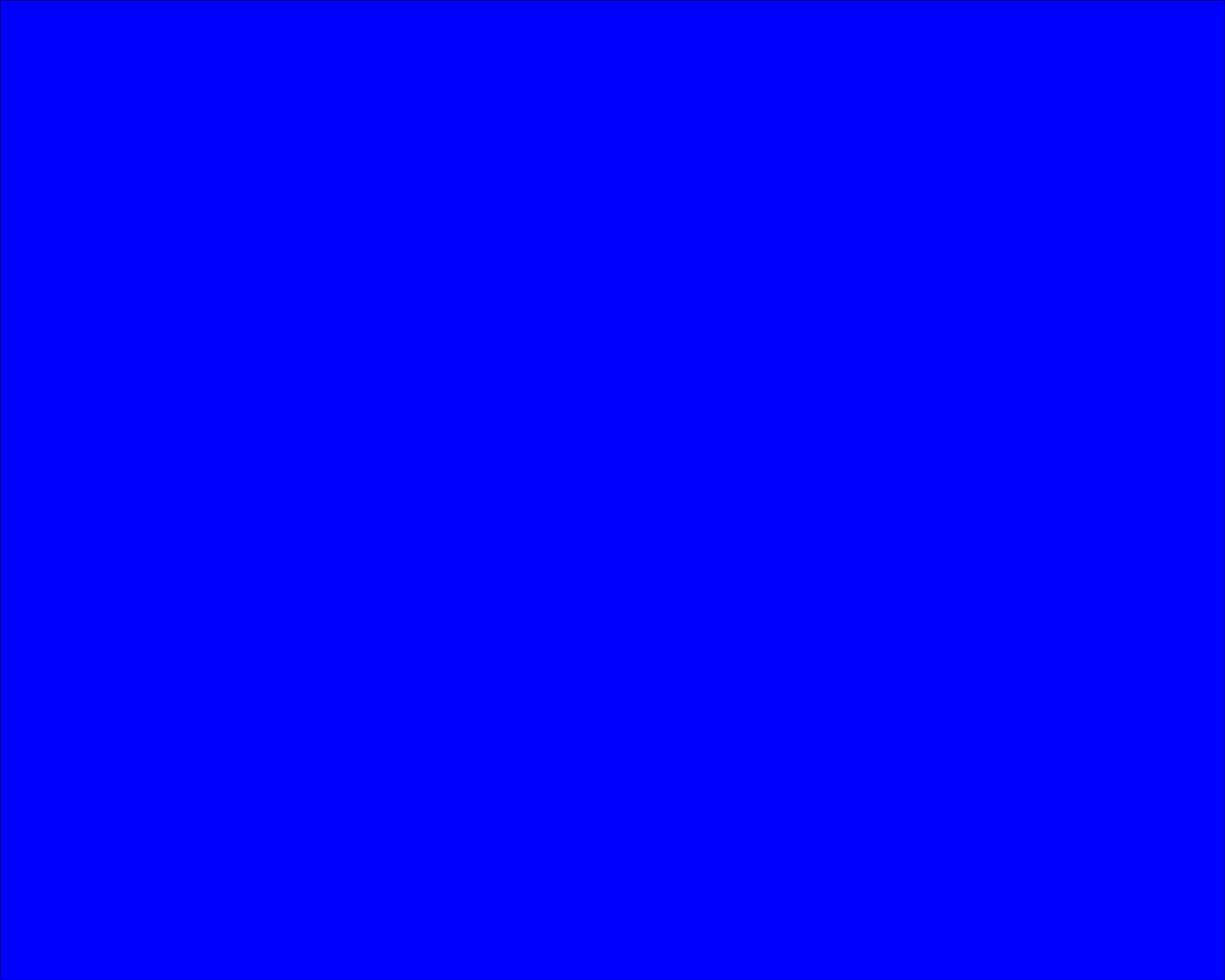
<?xml version="1.0" encoding="UTF-8"?>
<ui version="4.0">
 <class>SplashScreen</class>
 <widget class="QWidget" name="SplashScreen">
  <property name="geometry">
   <rect>
    <x>0</x>
    <y>0</y>
    <width>1280</width>
    <height>1024</height>
   </rect>
  </property>
  <property name="windowTitle">
   <string>Form</string>
  </property>
  <widget class="QFrame" name="frame">
   <property name="geometry">
    <rect>
     <x>0</x>
     <y>0</y>
     <width>1280</width>
     <height>1024</height>
    </rect>
   </property>
   <property name="styleSheet">
    <string notr="true">QFrame  {
	background-color: rgb(0, 0, 255);
}</string>
   </property>
   <property name="frameShape">
    <enum>QFrame::StyledPanel</enum>
   </property>
   <property name="frameShadow">
    <enum>QFrame::Raised</enum>
   </property>
   <widget class="QPushButton" name="frameButton">
    <property name="geometry">
     <rect>
      <x>0</x>
      <y>0</y>
      <width>1280</width>
      <height>1024</height>
     </rect>
    </property>
    <property name="styleSheet">
     <string notr="true">QPushButton {
	border: none
}</string>
    </property>
    <property name="text">
     <string/>
    </property>
   </widget>
  </widget>
 </widget>
 <resources/>
 <connections/>
</ui>
